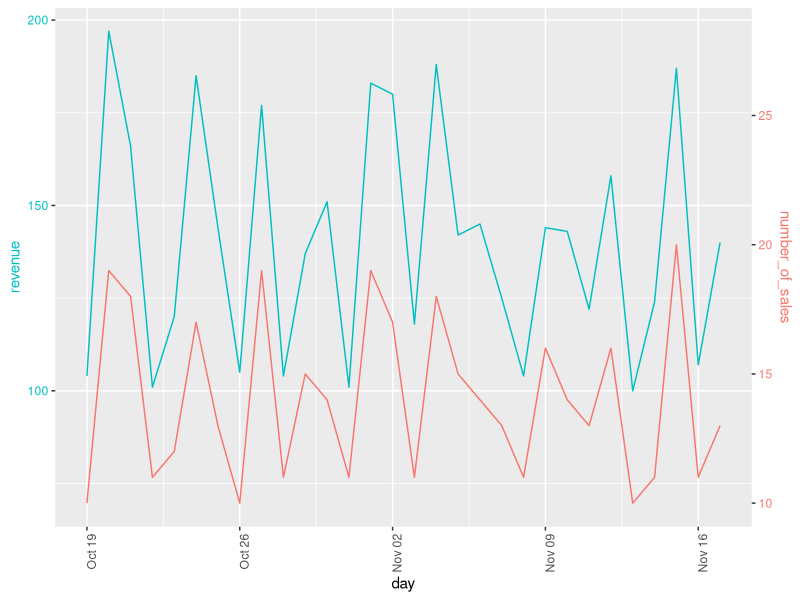

Here is the R script that generated this plot:
revenue <- round(runif(30,1e2,2e2))
df <- data.frame(day = as.Date(c((Sys.Date() - 30):(Sys.Date() -1)), origin = '1970-01-01'),
                 revenue,
                 number_of_sales = round(revenue * runif(30,.9,1.1) / 10))


create_second_axis_plot <- function(data2plot,name_x_axis,names_y_axes,shift_y2 = 0.7){
  require(ggplot2)
  require(scales)
  require(tidyr)
  
  # convert second y axis to similar values like primary y axis
  data2plot$col_converted <- data2plot[[names_y_axes[2]]]/ mean(data2plot[[names_y_axes[2]]]) * mean(data2plot[[names_y_axes[1]]]) * shift_y2
  
  # reshape data into one column
  data_converted <- data2plot[,c(name_x_axis,names_y_axes[1],'col_converted')] %>% gather_('column_name','value',c(names_y_axes[1],'col_converted'))
  
  # create basic plot
  p_basic <- ggplot(data_converted, aes_(x = as.name(name_x_axis), y = as.name('value'), colour = as.name('column_name'), group = as.name('column_name'))) + geom_line()
  
  # get colors of two lines and order them alphabetically
  colors_plot <- unique(ggplot_build(p_basic)$data[[1]]$colour)
  colors_plot <- colors_plot[order(names_y_axes)]
  
  # plot with adjusted second axis and colored according to the line color
  p_output <- p_basic + 
    ylab(names_y_axes[1]) + 
    scale_y_continuous(sec.axis = sec_axis(~.* mean(data2plot[[names_y_axes[2]]]) / mean(data2plot[[names_y_axes[1]]]) / shift_y2, name = names_y_axes[2]),
                       label = comma ) + 
    theme(axis.text.x = element_text(angle = 90, hjust = 1),
          axis.title.y = element_text(color = colors_plot[1]),
          axis.text.y = element_text(color = colors_plot[1]),
          axis.title.y.right = element_text(color = colors_plot[2]),
          axis.text.y.right = element_text(color = colors_plot[2]),
          legend.position="none")
  return(p_output)
}

create_second_axis_plot(df,name_x_axis = 'day',names_y_axes = c('revenue','number_of_sales'))
